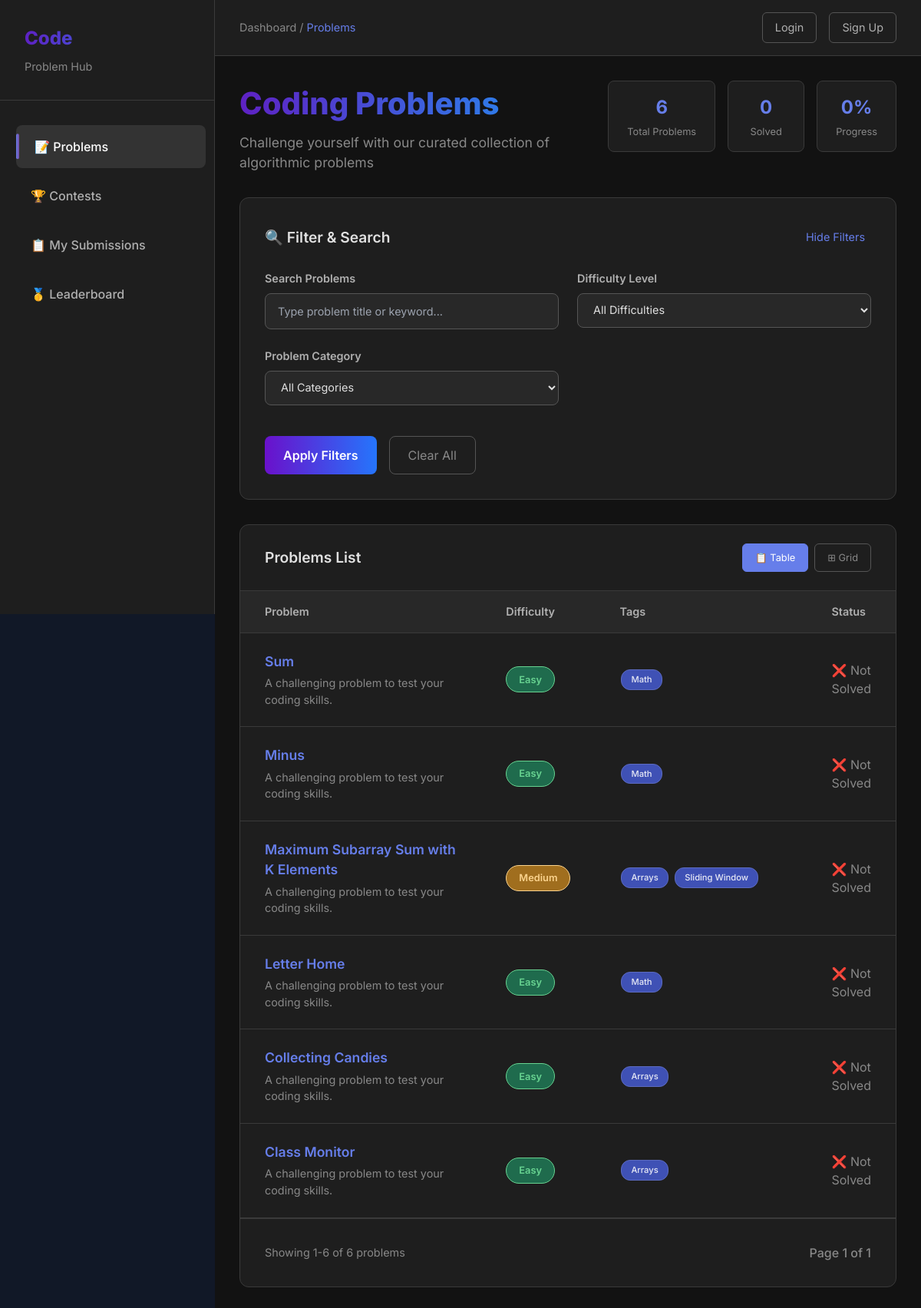
The app's page /problems/ with its own data.
### problems/models.py (models this page shows, shortened)
class Problem(models.Model):
    DIFFICULTY_CHOICES = [
        ('Easy', 'Easy'),
        ('Medium', 'Medium'),
        ('Hard', 'Hard'),
    ]
    title = models.CharField(max_length=200)
    description = models.TextField()
    input_description = models.TextField()
    output_description = models.TextField()
    constraints = models.TextField()
    sample_input = models.TextField()
    sample_output = models.TextField()
    difficulty = models.CharField(max_length=10, choices=DIFFICULTY_CHOICES)
    tags = models.ManyToManyField(Tag, related_name='problems')
    slug = models.SlugField(unique=True)

class Tag(models.Model):
    name = models.CharField(max_length=50, unique=True)

### problems/views.py (the view)
# urls.py: path('', views.problem_list, name='problem_list'),
def problem_list(request):
    tag_name = request.GET.get('tag')
    difficulty = request.GET.get('difficulty')
    problems = Problem.objects.all().order_by('id')
    if tag_name:
        problems = problems.filter(tags__name=tag_name)
    if difficulty:
        problems = problems.filter(difficulty=difficulty)
    tags = Tag.objects.all()
    paginator = Paginator(problems, 6)
    page_number = request.GET.get('page')
    page_obj = paginator.get_page(page_number)
    problem_total_count = problems.count()
    if request.user.is_authenticated:
        solved_count = Submission.objects.filter(user=request.user, verdict='Accepted').values('problem_id').distinct().count()
    else:
        solved_count = 0
    progress = int((solved_count / problem_total_count) * 100) if problem_total_count > 0 else 0
    if request.user.is_authenticated:
        problem_isSolved = set(Submission.objects.filter(user=request.user, verdict='Accepted').values_list("problem_id", flat=True))
    else:
        problem_isSolved = set()
    return render(request, 'problems/problem_list.html', {
        'problems': page_obj,   # renamed to page_obj (Django convention)
        'tags': tags,
        'selected_tag': tag_name,
        'selected_difficulty': difficulty,
        'solved_count' :solved_count,
        'problem_total_count': problem_total_count,
        'progress': progress,
        'problem_isSolved' :problem_isSolved,
    })

### templates/problems/problem_list.html (shortened to what this page needs)
<!DOCTYPE html>
<html lang="en">
<head>
    <script src="https://cdn.tailwindcss.com"></script>
</head>
<body class="bg-gray-900 text-gray-100">
    <div class="main-container">
        <aside class="sidebar" id="sidebar">
            <div class="sidebar-header">
                <div class="sidebar-title">Code</div>
                <div class="sidebar-subtitle">Problem Hub</div>
            </div>
            <nav>
                <a href="/problems/" class="active">📝 Problems</a>
                <a href="/problems/contests/">🏆 Contests</a>
                <a href="/submissions/history/">📋 My Submissions</a>
                <a href="/submissions/leaderboard/">🥇 Leaderboard</a>
            </nav>
        </aside>
        <div style="flex: 1;">
            <header class="top-header">
                <div class="breadcrumb">
                    Dashboard / <span>Problems</span>
                </div>
                <div class="user-actions">
                    {% if user.is_authenticated %}
                        <span>Welcome, {{ user.username }}</span>
                        <a href="/problems/logout/">Logout</a>
                    {% else %}
                        <a href="/accounts/login/">Login</a>
                        <a href="/account/registrations/">Sign Up</a>
                    {% endif %}
                </div>
            </header>
            <main class="content-area">
                <div class="content-header">
                    <div class="page-title-section">
                        <h1 class="page-title">Coding Problems</h1>
                        <p class="page-subtitle">Challenge yourself with our curated collection of algorithmic problems</p>
                    </div>
                    <div class="stats-section">
                        <div class="stat-card">
                            <div class="stat-number" id="totalProblems">{{problem_total_count}}</div>
                            <div class="stat-label">Total Problems</div>
                        </div>
                        <div class="stat-card">
                            <div class="stat-number" id="solvedProblems">{{solved_count}}</div>
                            <div class="stat-label">Solved</div>
                        </div>
                        <div class="stat-card">
                            <div class="stat-number" id="progressPercent">{{progress}}%</div>
                            <div class="stat-label">Progress</div>
                        </div>
                    </div>
                </div>
                <div class="filter-panel">
                    <div class="filter-header">
                        <h2 class="filter-title">🔍 Filter & Search</h2>
                        <button class="filter-toggle" onclick="toggleFilters()">Hide Filters</button>
                    </div>
                    <form id="filterForm" class="filter-grid">
                        <div class="filter-group">
                            <label for="search">Search Problems</label>
                            <input type="text" name="search" id="search" placeholder="Type problem title or keyword..." value="">
                        </div>
                        <div class="filter-group">
                            <label for="difficulty">Difficulty Level</label>
                            <select name="difficulty" id="difficulty">
                                <option value="">All Difficulties</option>
                            </select>
                        </div>
                        <div class="filter-group">
                            <label for="tag">Problem Category</label>
                            <select name="tag" id="tag">
                                <option value="">All Categories</option>
                            </select>
                        </div>
                        <div class="filter-actions">
                            <button type="button" class="filter-button" onclick="applyFilters()">Apply Filters</button>
                            <button type="button" class="clear-button" onclick="clearFilters()">Clear All</button>
                        </div>
                    </form>
                </div>
                <div class="problems-container">
                    <div class="problems-header">
                        <h2 class="problems-title">Problems List</h2>
                        <div class="view-toggle">
                            <button class="view-button active" onclick="switchView('table')">📋 Table</button>
                            <button class="view-button" onclick="switchView('grid')">⊞ Grid</button>
                        </div>
                    </div>
                    <div class="problems-table-container" id="tableView">
                        <table class="problems-table">
                            <thead>
                                <tr>
                                    <th style="width: 40%;">Problem</th>
                                    <th style="width: 15%;">Difficulty</th>
                                    <th style="width: 35%;">Tags</th>
                                    <th style="width: 10%;">Status</th>
                                </tr>
                            </thead>
                            <tbody id="problemTableBody">
                                {% for problem in problems %}
                                <tr onclick="window.location.href='{% url 'problem_detail' problem.slug %}';" style="cursor: pointer;">
                                    <td>
                                        <div class="problem-title-cell">{{ problem.title }}</div>
                                        <div style="color: #888; font-size: 0.9rem; margin-top: 0.25rem;">
                                            {{ problem.short_description|default:"A challenging problem to test your coding skills." }}
                                        </div>
                                    </td>
                                    <td class="difficulty-cell">
                                        <span class="difficulty-badge
                                            {% if problem.difficulty == 'Easy' %}difficulty-easy
                                            {% elif problem.difficulty == 'Medium' %}difficulty-medium
                                            {% elif problem.difficulty == 'Hard' %}difficulty-hard
                                            {% else %}difficulty-other
                                            {% endif %}">
                                            {{ problem.difficulty }}
                                        </span>
                                    </td>
                                    <td class="tags-cell">
                                        {% for tag in problem.tags.all %}
                                            <span class="tag-badge">{{ tag.name }}</span>
                                        {% endfor %}
                                    </td>
                                    <td style="text-align: center; color: #888;">
                                        {% if problem.id in problem_isSolved %}
                                            ✅ Solved
                                        {% else %}
                                            ❌ Not Solved
                                        {% endif %}
                                    </td>
                                </tr>
                                {% endfor %}
                            </tbody>
                        </table>
                    </div>
                    <div class="pagination-container">
                        <div class="pagination-info">
                            Showing {{ problems.start_index }}-{{ problems.end_index }} of {{ problems.paginator.count }} problems
                        </div>
                        <div class="pagination-controls">
                            <span>Page {{ problems.number }} of {{ problems.paginator.num_pages }}</span>
                        </div>
                    </div>
                </div>
            </main>
        </div>
    </div>
</html>

### records on screen
Problem: title "Sum", short_description "A challenging problem to test your coding skills.", difficulty "Easy", shows "❌ Not Solved"
Tag: name "Math"
Problem: title "Minus", short_description "A challenging problem to test your coding skills.", difficulty "Easy", shows "❌ Not Solved"
Problem: title "Maximum Subarray Sum with K Elements", short_description "A challenging problem to test your coding skills.", difficulty "Medium", shows "❌ Not Solved"
Tag: name "Arrays"
Tag: name "Sliding Window"
Problem: title "Letter Home", short_description "A challenging problem to test your coding skills.", difficulty "Easy", shows "❌ Not Solved"
Problem: title "Collecting Candies", short_description "A challenging problem to test your coding skills.", difficulty "Easy", shows "❌ Not Solved"
Problem: title "Class Monitor", short_description "A challenging problem to test your coding skills.", difficulty "Easy", shows "❌ Not Solved"

### other values on screen
{{ problem_total_count }} "6"
{{ solved_count }} "0"
{{ progress }} "0"
{{ problems.start_index }} "1"
{{ problems.end_index }} "6"
{{ problems.paginator.count }} "6"
{{ problems.number }} "1"
{{ problems.paginator.num_pages }} "1"
